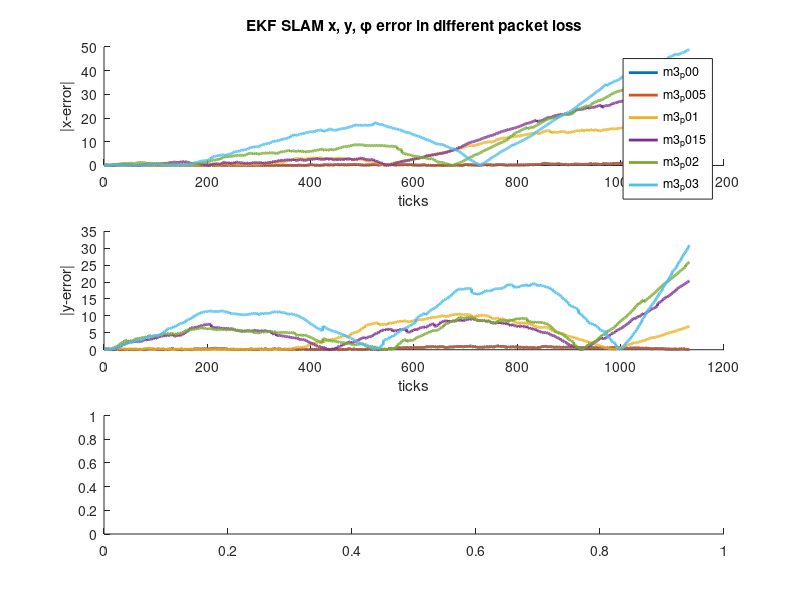

Recreate this plot in MATLAB. (Note: this script raises an error after producing the figure.)
% 这个文件用来对比同一个地图的不同丢包概率下 EKF SLAM的误差
clc;
clear;
close all;

% 原始随机丢包数据集
loaded_data = load('SLAM_Error_Data.mat');

% 修改KF算法的丢包数据集
% loaded_data = load('Int_SLAM_Error_Data.mat');

% 选择一个特定的数据集前缀，例如 'm3'
dataset_prefix = 'm3';

% 获取数据集中所有运行的名字
runs = fieldnames(loaded_data.(dataset_prefix).e_ekf);
num_run = length(runs);

% 获取所有运行的名字并升序排序
[sorted_runs, sortIdx] = sort(runs); % sortIdx是排序后的索引

% 准备绘图
fig1 = figure;
subplot(3, 1, 1);
hold on;

% 遍历每个运行，绘制 x 方向的误差
for i = 1:num_run
    run_name = runs{i};
    e_ekf = loaded_data.(dataset_prefix).e_ekf.(run_name);
    ekf_eN2 = loaded_data.(dataset_prefix).ekf_eN2.(run_name);

    % 假设 ticks 是一个与 e_ekf 中数据量相同长度的向量
    ticks = 1:length(e_ekf(1, :));

    plot(ticks, abs(e_ekf(1, :)), 'linewidth', 2);
end

% 设置图例
title("EKF SLAM x, y, φ error in different packet loss");
xlabel("ticks");
ylabel("|x-error|");
legend(runs, 'Location', 'northeast'); % 显示图例，每个run的名字
hold off; % 结束x方向的误差图的绘制

% 继续绘制y方向和角度的误差对比图，接下来是y方向的误差对比图
subplot(3, 1, 2);
hold on;
for i = 1:num_run
    run_name = runs{i};
    e_ekf = loaded_data.(dataset_prefix).e_ekf.(run_name);
    plot(ticks, abs(e_ekf(2, :)), 'linewidth', 2);
end
xlabel("ticks");
ylabel("|y-error|");
hold off; % 结束y方向的误差图的绘制

% 接下来是角度误差的对比图
subplot(3, 1, 3);
hold on;
for i = 1:num_run
    run_name = runs{i};
    e_ekf = loaded_data.(dataset_prefix).e_ekf.(run_name);
    plot(ticks, wrapToPi(e_ekf(3, :)), 'linewidth', 2);
end
xlabel("ticks");
ylabel("|\phi-error|");
hold off; % 结束角度误差图的绘制

% 如果您还想绘制 ekf_eN2 的误差范数图，您可以创建另一个图形窗口并绘制
fig2 = figure;
hold on;

% 创建一个矩阵来存储所有运行的误差范数
ekf_eN2_matrix = [];

for i = 1:num_run
    run_name = runs{i};
    ekf_eN2 = loaded_data.(dataset_prefix).ekf_eN2.(run_name);
    ekf_eN2_matrix(:, i) = ekf_eN2;  % 假设ekf_eN2是列向量
    plot(ticks, ekf_eN2, 'linewidth', 2);
end
xlabel("ticks");
ylabel("error norm");
title("EKF SLAM Error Norm for different packet loss");
legend(runs); % 显示图例，每个run的名字
hold off; % 结束误差范数图的绘制

%% 创建升序排列的箱型图

% 根据排序索引重新排列误差范数矩阵
sorted_ekf_eN2_matrix = ekf_eN2_matrix(:, sortIdx);
figure;
boxplot(sorted_ekf_eN2_matrix, 'Labels', sorted_runs);
title('EKF SLAM Error Norm box plot for Different Packet Loss Rates (Sorted)');
ylabel('Error Norm');
xlabel('Packet Loss Rate Runs (Sorted)');
